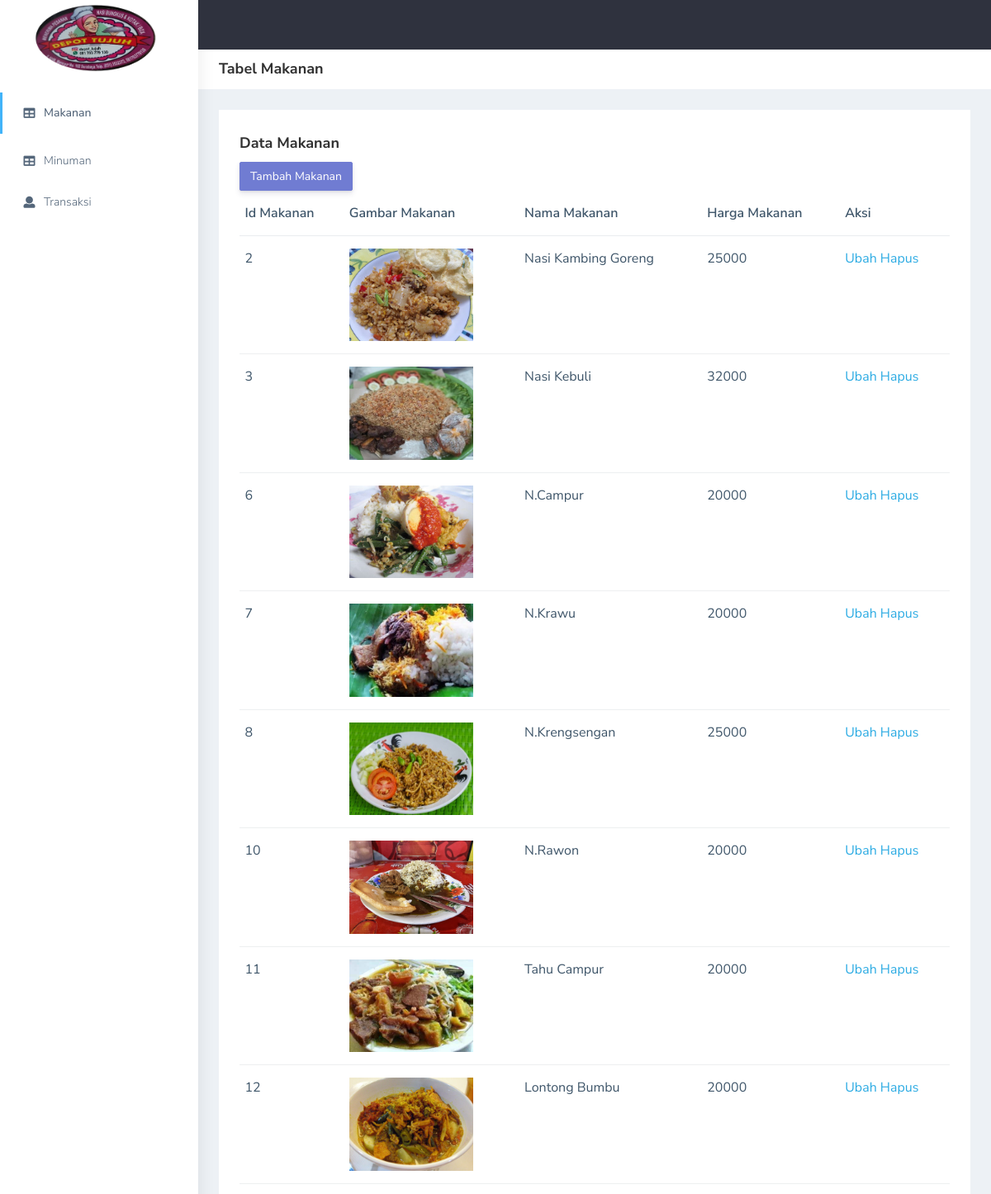
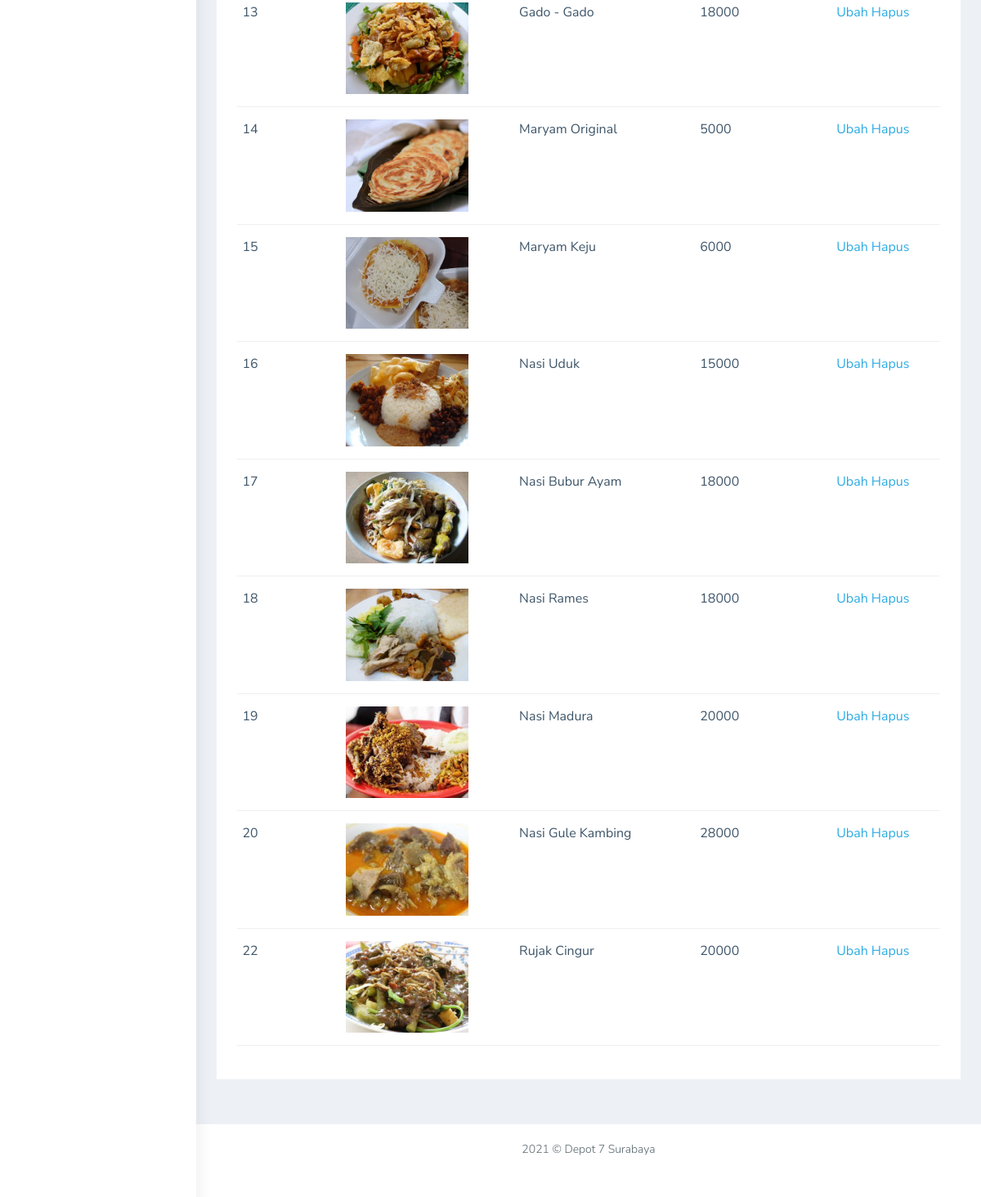
The page /admin/adminmakanan.php on the database its author committed (2 pictures, top to bottom).
### tables this page shows
CREATE TABLE `makanan` (
  `id_makanan` int(11) NOT NULL,
  `nama_makanan` varchar(50) NOT NULL,
  `harga_makanan` float NOT NULL,
  `gambar_makanan` varchar(50) NOT NULL
);

### Menu/Connection.php (called while the page is built, shortened)
<?php
    class Connection{
        protected $host = "localhost";
        protected $user = "root";
        protected $pass = "";
        protected $db = "depot_7";
        public function __construct(){
            $this->conn = new mysqli($this->host, $this->user, $this->pass, $this->db);
            return $this->conn;
        }
    }
?>

### Menu/makanan.php (called while the page is built, shortened)
<?php
    require_once 'Connection.php';
    class Makanan extends Connection{
        private $conn;
        public function __construct()
        {
            $this->conn = parent::__construct();
        }
        public function getMakanan(){
            $makanan = [];
            $sql = "SELECT * FROM makanan";
            $res = mysqli_query($this->conn, $sql);
            while($r = mysqli_fetch_assoc($res)){
                $makanan[] = $r;
            }
            return $makanan;
        }
    }
?>

### admin/adminmakanan.php (the view, shortened to what this page needs)
<?php
    include '../Menu/makanan.php';
    $makanan = new Makanan();
?>
<!DOCTYPE html>
<html dir="ltr" lang="en">
<head>
   <link href="css/style.min.css" rel="stylesheet">
</head>
<body>
    <div id="main-wrapper" data-layout="vertical" data-navbarbg="skin5" data-sidebartype="full"
        data-sidebar-position="absolute" data-header-position="absolute" data-boxed-layout="full">
        <header class="topbar" data-navbarbg="skin5">
            <nav class="navbar top-navbar navbar-expand-md navbar-dark">
                <div class="navbar-header" data-logobg="skin6">
                    <a class="navbar-brand" href="dashboard.html">
                        <span class="logo-text">
                            <img style="margin: 5px 25px;" width="150" src="plugins/images/depot7.png" alt="homepage" />
                        </span>
                    </a>
                </div>
            </nav>
        </header>
        <aside class="left-sidebar" data-sidebarbg="skin6">
            <div class="scroll-sidebar">
                <nav class="sidebar-nav">
                    <ul id="sidebarnav">
                        <li class="sidebar-item mt-5">
                            <a class="sidebar-link waves-effect waves-dark sidebar-link" href="adminmakanan.php"
                                aria-expanded="false">
                                <i class="fa fa-table" aria-hidden="true"></i>
                                <span class="hide-menu">Makanan</span>
                            </a>
                        </li>
                        <li class="sidebar-item pt-2">
                            <a class="sidebar-link waves-effect waves-dark sidebar-link" href="adminminuman.php"
                                aria-expanded="false">
                                <i class="fa fa-table" aria-hidden="true"></i>
                                <span class="hide-menu">Minuman</span>
                            </a>
                        </li>
                        <li class="sidebar-item">
                            <a class="sidebar-link waves-effect waves-dark sidebar-link" href="admintransaksi.php"
                                aria-expanded="false">
                                <i class="fa fa-user" aria-hidden="true"></i>
                                <span class="hide-menu">Transaksi</span>
                            </a>
                        </li>
                    </ul>
                </nav>
            </div>
        </aside>
        <div class="page-wrapper">
            <div class="page-breadcrumb bg-white">
                <div class="row align-items-center">
                    <div class="col-lg-3 col-md-4 col-sm-4 col-xs-12">
                        <h4 class="page-title">Tabel Makanan</h4>
                    </div>
                </div>
            </div>
            <div class="container-fluid">
                <div class="row">
                    <div class="col-sm-12">
                        <div class="white-box">
                            <h3 class="box-title">Data Makanan</h3>
                            <a href="formTambahMakanan.php" class="btn btn-primary">Tambah Makanan</a>
                            <div class="table-responsive">
                                <table class="table text-nowrap">
                                    <thead>
                                        <tr>
                                            <th class="border-top-0">Id Makanan</th>
                                            <th class="border-top-0">Gambar Makanan</th>
                                            <th class="border-top-0">Nama Makanan</th>
                                            <th class="border-top-0">Harga Makanan</th>
                                            <th class="border-top-0">Aksi</th>
                                        </tr>
                                    </thead>
                                    <tbody>
                                        <?php foreach($makanan->getMakanan() as $i => $mkn): ?>
                                            <tr>
                                                <td><?= $mkn['id_makanan'] ?></td>
                                                <td><img width="150px" src="../images/<?= $mkn['gambar_makanan'] ?>" alt=""></td>
                                                <td><?= $mkn['nama_makanan'] ?></td>
                                                <td><?= $mkn['harga_makanan'] ?></td>
                                                <td>
                                                    <a href="formUbahMakanan.php?idUbah=<?= $mkn['id_makanan'] ?>">Ubah</a>
                                                    <a href="?idHapus=<?= $mkn['id_makanan'] ?>">Hapus</a>
                                                </td>
                                            </tr>
                                        <?php endforeach; ?>
                                    </tbody>
                                </table>
                            </div>
                        </div>
                    </div>
                </div>
            </div>
            <footer class="footer text-center">2021 © Depot 7 Surabaya</a>
            </footer>
        </div>
    </div>
</body>
</html>

### rows shown on the page
makanan: id_makanan "2", gambar_makanan (picture), nama_makanan "Nasi Kambing Goreng", harga_makanan "25000"
makanan: id_makanan "3", gambar_makanan (picture), nama_makanan "Nasi Kebuli", harga_makanan "32000"
makanan: id_makanan "6", gambar_makanan (picture), nama_makanan "N.Campur", harga_makanan "20000"
makanan: id_makanan "7", gambar_makanan (picture), nama_makanan "N.Krawu", harga_makanan "20000"
makanan: id_makanan "8", gambar_makanan (picture), nama_makanan "N.Krengsengan", harga_makanan "25000"
makanan: id_makanan "10", gambar_makanan (picture), nama_makanan "N.Rawon", harga_makanan "20000"
makanan: id_makanan "11", gambar_makanan (picture), nama_makanan "Tahu Campur", harga_makanan "20000"
makanan: id_makanan "12", gambar_makanan (picture), nama_makanan "Lontong Bumbu", harga_makanan "20000"
makanan: id_makanan "13", gambar_makanan (picture), nama_makanan "Gado - Gado", harga_makanan "18000"
makanan: id_makanan "14", gambar_makanan (picture), nama_makanan "Maryam Original", harga_makanan "5000"
makanan: id_makanan "15", gambar_makanan (picture), nama_makanan "Maryam Keju", harga_makanan "6000"
makanan: id_makanan "16", gambar_makanan (picture), nama_makanan "Nasi Uduk", harga_makanan "15000"
makanan: id_makanan "17", gambar_makanan (picture), nama_makanan "Nasi Bubur Ayam", harga_makanan "18000"
makanan: id_makanan "18", gambar_makanan (picture), nama_makanan "Nasi Rames", harga_makanan "18000"
makanan: id_makanan "19", gambar_makanan (picture), nama_makanan "Nasi Madura", harga_makanan "20000"
makanan: id_makanan "20", gambar_makanan (picture), nama_makanan "Nasi Gule Kambing", harga_makanan "28000"
makanan: id_makanan "22", gambar_makanan (picture), nama_makanan "Rujak Cingur", harga_makanan "20000"
